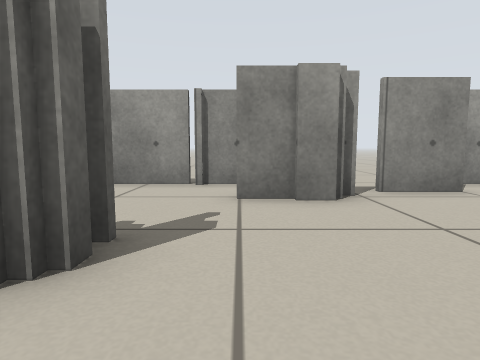
View 1 (above)

24 first-person views from a walk through a world built for the Player/Stage simulator. The camera is 0.4 m above the floor, tilts 6° down and sees 75° across. The lines on the ground mark 1 m squares. The floor is counted in squares, 0.5 m on a side. Each view is taken from the middle of a square. On the plan, view 1 faces up. The plan holds only what a view shows up to about 11 squares ahead; the rest is blank. Robots are left out.

View 2
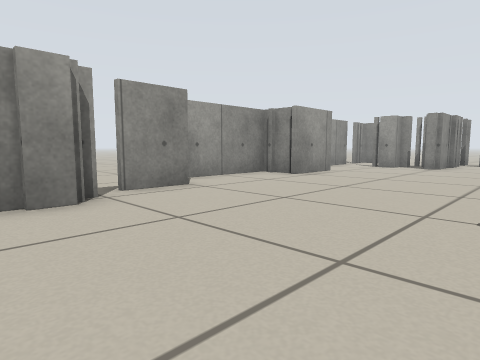

View 3
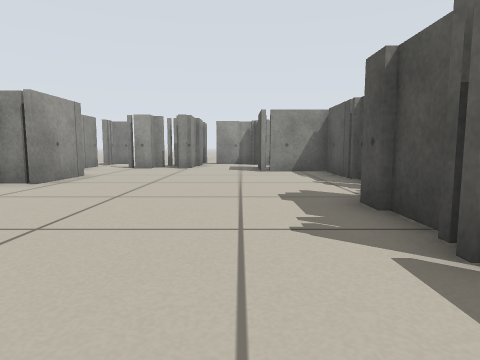

View 4
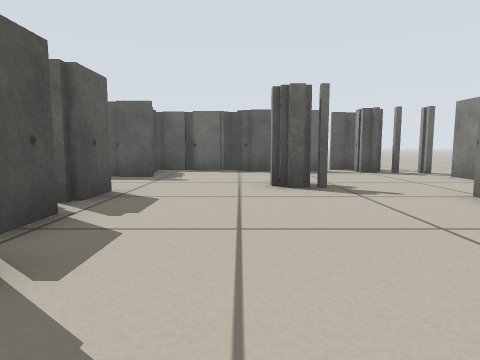

View 5
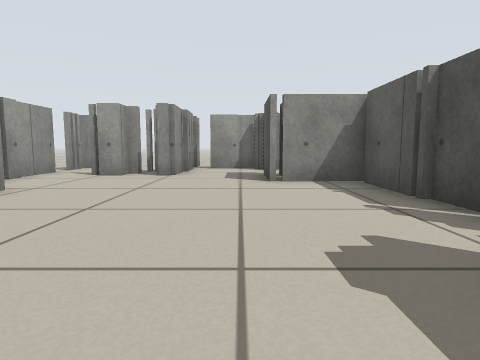

View 6
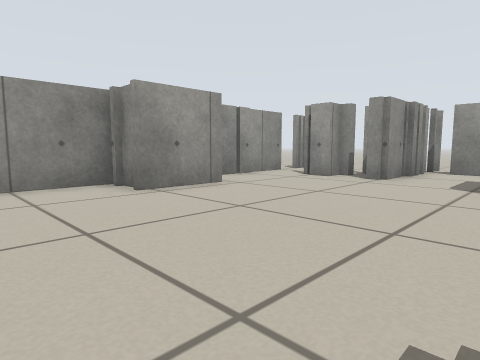

View 7
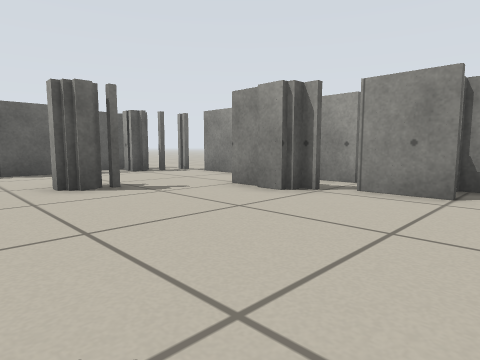

View 8
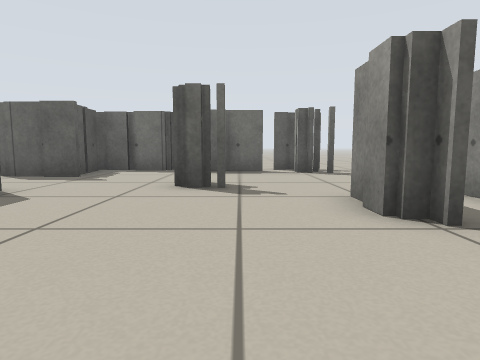

View 9
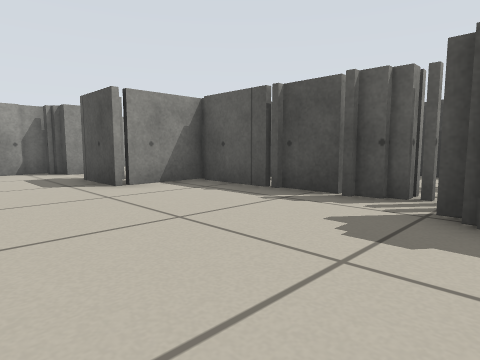

View 10
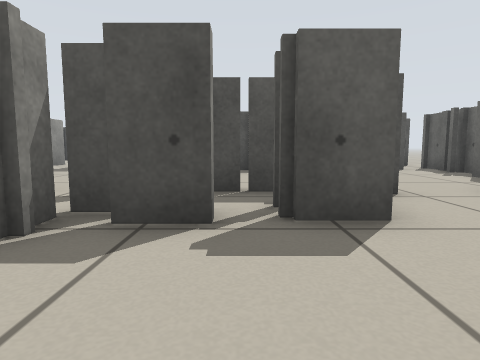

View 11
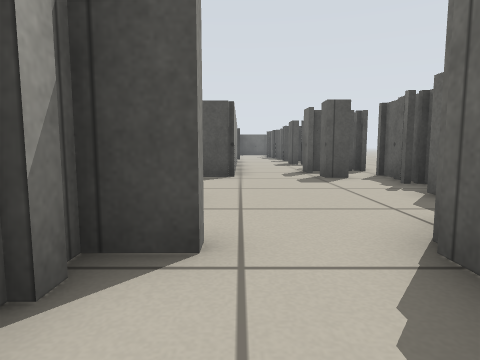

View 12
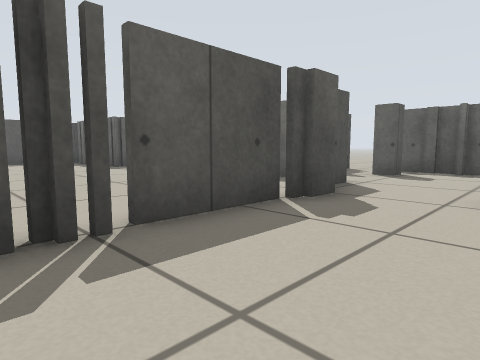

View 13
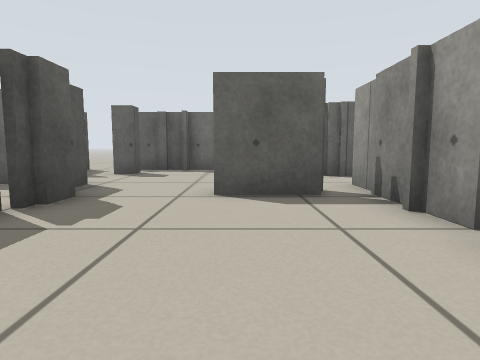

View 14
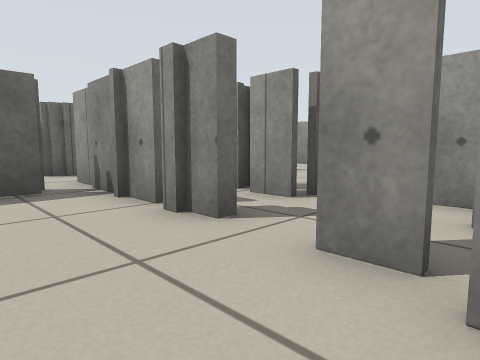

View 15
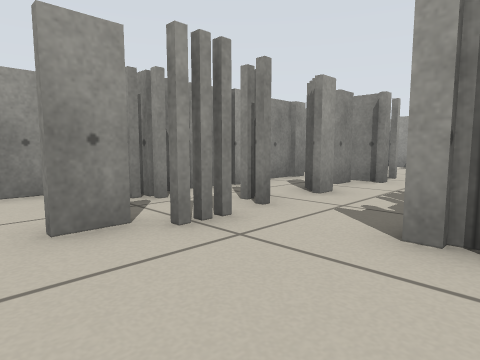

View 16
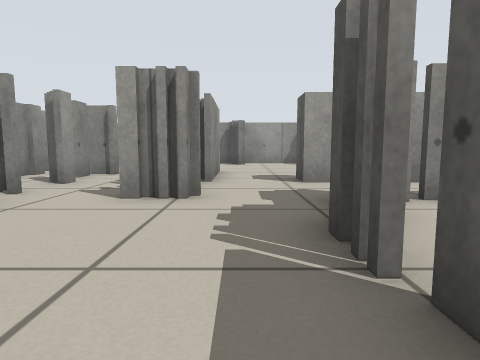

View 17
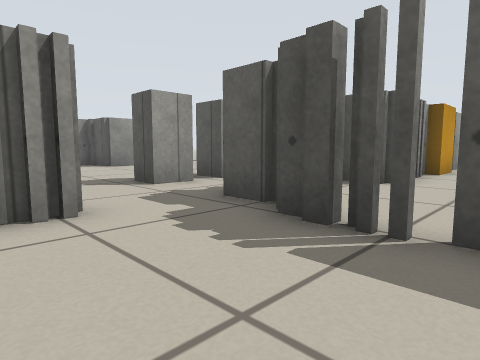

View 18
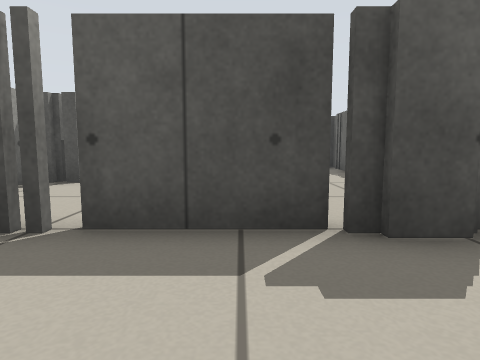

View 19
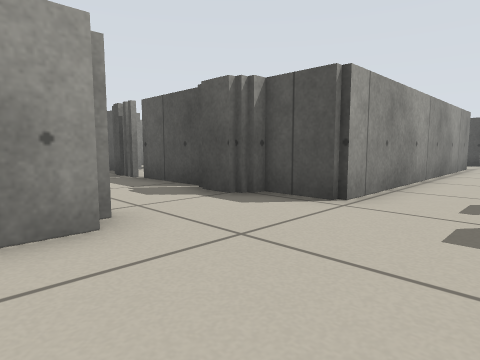

View 20
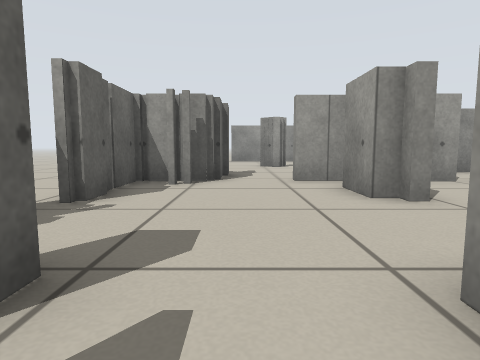

View 21
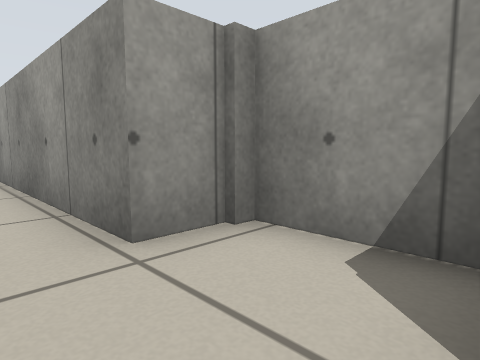

View 22
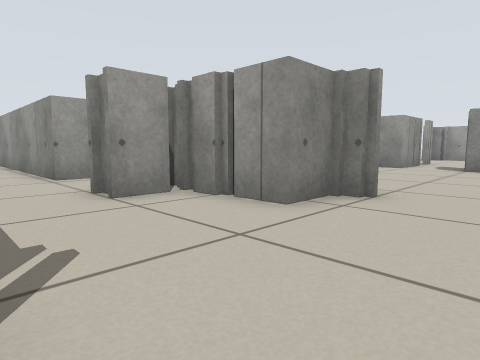

View 23
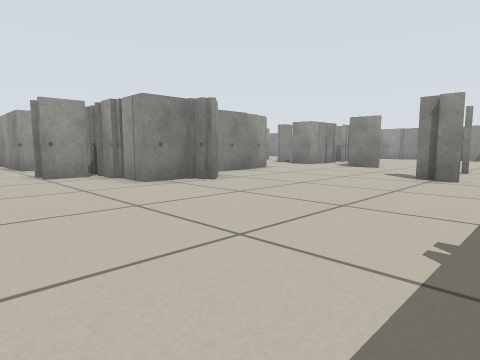

View 24
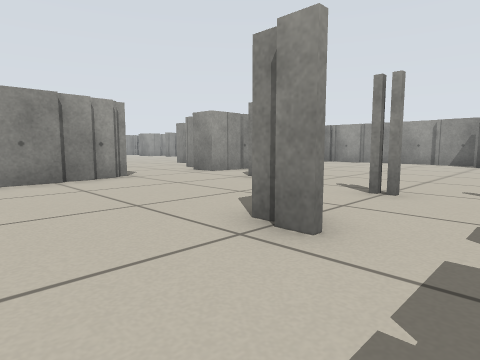

### Floor plan
Key: @ floor where view 1 was taken; # wall or solid block; x gap in a wall; . floor; T thing the floor can be seen under or through; B orange box.
Columns run from 9 left of view 1 to 17 right of it. Each row starts with its distance up from view 1.
  8    ..       .
  7    ...#####..#####  ###xx
  6     #.......##...# .....
  5    ##....##......##...#
  4    x..................##
  3    ##.................####.
  2     #..##................#.
  1    ##....................#
  0    #.....@..........###.##
 -1    #.......TT###....###
 -2 .. ####.T##TT.#########
 -3  .  ###.T   T...######
 -4  .. ##..TTTTT.########
 -5   .##...TT............
 -6    ##...##......#
 -7    #............######
 -8    #...................
 -9    ###.###x##x##..##...
-10    ###.#... .. ##.##....
-11    ###.#... ....x.##  ..
-12    # ..# . ..... .#
-13       .# . ....##
-14       .#...... #
-15       .#. .... #
-16        #. ... B#
-17       .#...   B
-18       .##     B
-19       .###    #
-20       ...#
-21       .###      ..
-22       .###      ..#
-23       ..## #####..##
-24       ...###.......
-25       ....#......##
-26      ............  ....
-27      ..................
-28      ....................
-29      .........#..........
-30      .................
-31      ..... .....

Where each view was taken, in squares from view 1:
view 1: 0 up, 0 right, facing up
view 2: 0 up, 0 right, facing up-right
view 3: 1 up, 1 right, facing right
view 4: 1 up, 5 right, facing left
view 5: 1 up, 4 right, facing right
view 6: 0 up, 5 right, facing up-right
view 7: 0 up, 5 right, facing up-left
view 8: 3 up, 5 right, facing left
view 9: 3 up, 5 right, facing down-right
view 10: 2 up, 1 right, facing down
view 11: 1 down, 2 left, facing down
view 12: 6 down, 5 right, facing down-left
view 13: 6 down, 5 right, facing left
view 14: 6 down, 6 right, facing up-left
view 15: 7 down, 4 right, facing up-right
view 16: 8 down, 2 right, facing right
view 17: 6 down, 3 right, facing down-right
view 18: 6 down, 2 right, facing down
view 19: 5 down, 4 left, facing down-right
view 20: 11 down, 3 left, facing up
view 21: 21 down, 3 left, facing up-right
view 22: 27 down, 4 left, facing up-right
view 23: 31 down, 4 left, facing up-right
view 24: 31 down, 2 right, facing up-right
